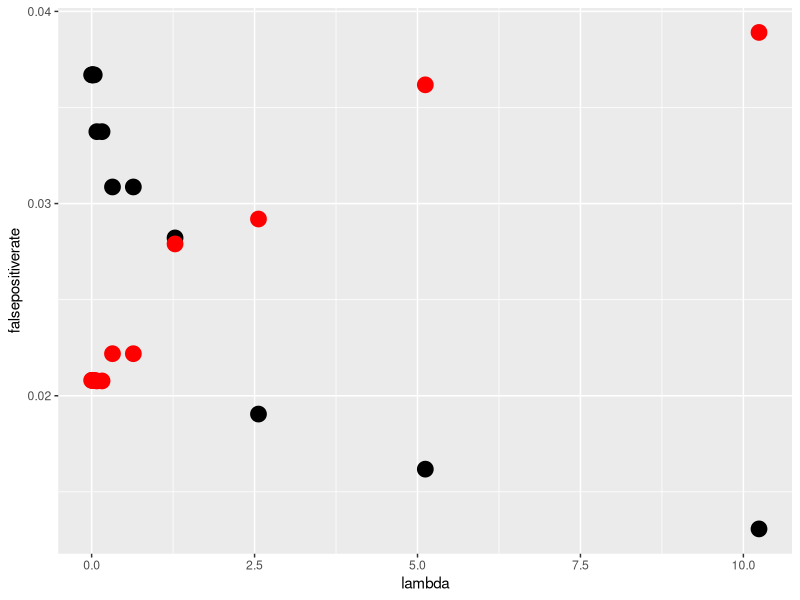

Reproduce this figure in R. (Note: this script raises an error after producing the figure.)
## ---- chunk 1
## Cargamos los paquetes necesarios
library("dplyr")
library("ggplot2")
## ---- chunk 2
## Completar aqui
datos <- read.table(file = "data/ejemplo-logistica-1.csv", header=TRUE, sep=";", dec=".", stringsAsFactors = FALSE)
## ---- chunk 3
## Nada que completar
x.mat <- cbind(1, as.matrix(datos %>% select(-y)))
y <- datos$y
## ---- chunk 4
## nada que completar
g <-  function(z)
  {
  g.tmp <- 1 / (1 + exp(-z))
return(g.tmp) 
}
## ---- chunk 5
## nada que completar
J <- function(theta,x.mat,y)
  {
  h.tmp <- g(x.mat %*% theta)
  J.tmp <- - mean(y * log(h.tmp) + (1 - y) * log(1 - h.tmp))
  return(J.tmp)
  }
## ---- chunk 6
 # nada que completar
gradJ <- function(theta, x.mat, y)
  {
   gradJ.tmp <- 1 / length(y) * t(x.mat) %*% (g(x.mat %*% theta) - y)  
  return(gradJ.tmp)
  }
## ---- chunk 7
Jreg <- function(theta, lambda, x.mat, y)
  {
  ## completar aquí devolviendo el valor J.tmp
  theta.tmp <- theta
  theta.tmp[1] <- 0
  n = length(y)
  J.tmp = J(theta, x.mat, y) + (lambda/n)*sum(theta.tmp^2)

  return(J.tmp)
  }
## ---- chunk 8
## completar aquí
gradJreg <- function(theta,lambda,x.mat,y)
  {
  # teneís que calcular el gradiente aquí
  theta.tmp <- theta
  theta.tmp[1] <- 0
  n <- length(y)
  gradJ.tmp = gradJ(theta, x.mat, y) + 2*(lambda/n)*theta.tmp

  # fin completar
  return(gradJ.tmp)}
## ---- chunk 9
## nada que completar
## Observad que podemos pasar como argumentos de optim, los argumentos que 
## queremos sean de Jreg y gradJreg  
optim.results <- optim(c(0, 0, 0), fn = Jreg, gr = gradJreg, x.mat = x.mat,
                       y = y, lambda = 1, method = "BFGS")
## ---- chunk 10
## nada que completar 
thetaopt <- optim.results$par
thetaopt
## ---- chunk 11
## completar aquí el vector lambdav de valores de lambda que nos interesa
  lambdav <- c(0,2^(0:10)/100)
  x<-c(1:length(lambdav))

for (i in 1:length(lambdav))
     {
  ## completar aquí para la clasificación con el valor actual de lambda, debéis obtener thetopt.
optim.results <- optim(c(0, 0, 0), fn = Jreg, gr = gradJreg, x.mat = x.mat,
                       y = y, lambda = lambdav[i], method = "BFGS")
thetaopt <- optim.results$par

  ## Completar aquí para añadir una columna a datos con nuestra clasificación predicha
datos[i+3] <- as.numeric(g(x.mat%*%thetaopt)>0.5)

  }
## ---- chunk 12
## nada que completar
tasas <- data.frame(lambda = NA, correctpositiverate = NA, correctnegativerate = NA,
                    falsepositiverate = NA, falsenegativerate = NA)
for (i in 1:length(lambdav))
{
  tasas[i,]$lambda <- lambdav[i]
  tablefalse.tmp <- prop.table(table(datos$y, datos[,3+i]), margin=2)
  tablecorrect.tmp <- prop.table(table(datos$y,datos[,3+i]), margin=1)
  tasas[i,]$correctpositiverate <- tablecorrect.tmp[2,2]
  tasas[i,]$correctnegativerate <- tablecorrect.tmp[1,1]
  tasas[i,]$falsepositiverate <- tablefalse.tmp[1,2]
  tasas[i,]$falsenegativerate <- tablefalse.tmp[2,1]
}
## ---- chunk 13
## completad aquí...
p<- tasas %>%
  ggplot(aes(x=lambda))
p + geom_point(aes(y = falsepositiverate),colour = 'black',size=5) + geom_point(aes(y = falsenegativerate),colour='red',size=5)
## ---- chunk 14
## Completad aquí para definir una función f que devueva thetaopt
f <- function(lambda){
  ##

  }
## ---- chunk 15
## Completad aquí para devolver Theta

## ---- chunk 16
## Completad para crear Fit


## nada que completar
Fit  <- data.frame(Fit)
colnames(Fit) <- paste0("lambda", 1:ncol(Fit))
## ---- chunk 17
## Nada que completar
ftasas <- function(fit){
  tablefalse.tmp <- prop.table(table(datos$y, fit), margin=2)
  tablecorrect.tmp <- prop.table(table(datos$y, fit), margin=1)
  c(correctpositiverate = tablecorrect.tmp[2,2],
  correctnegativerate = tablecorrect.tmp[1,1],
  falsepositiverate = tablefalse.tmp[1,2],
  falsenegativerate = tablefalse.tmp[2,1])
}
## ---- chunk 18
## Completad aquí para obtener tasas
## ---- chunk 19
## completad aquí...

